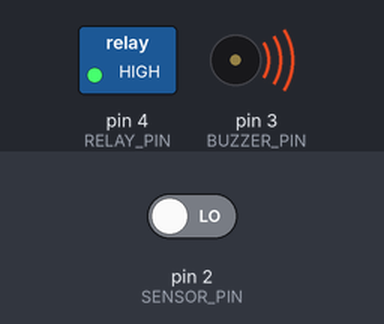
Bench run of a sketch on a simulated Arduino Uno, built with avr-gcc and run on an emulated ATmega328P. Parts: switched loads named in the sketch (green lamp = pin HIGH), buzzer (waves = sounding, pin HIGH). The test bench sets the inputs (shaded band); at power-on: pin 2 (SENSOR_PIN) LOW.

Above: at 1.2 s.
1.3 s: pin 2 (SENSOR_PIN) driven HIGH
At 2.4 s:
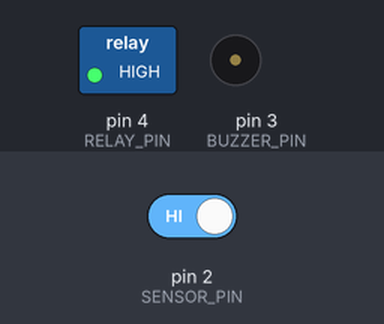
2.8 s: pin 2 (SENSOR_PIN) driven LOW
At 8.5 s:
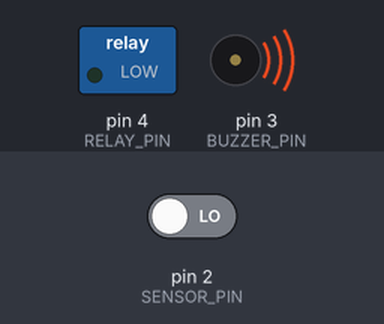
Timing chart, 0 to 10.0 s (numbered marks = the images above; inputs shaded):
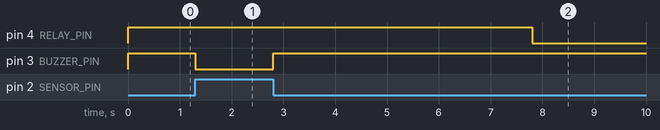

The sketch:

Fire_Alarm_Ardino_Code.ino
```cpp
// Fire Alarm System with Siren and Water Sprinkler

const byte SENSOR_PIN = 2;
const byte BUZZER_PIN = 3;
const byte RELAY_PIN = 4;

const unsigned long SPRINKLER_DELAY = 5000;   // 5 seconds

bool fireDetected = false;
bool sprinklerStarted = false;
unsigned long fireStartTime = 0;

void setup()
{
  pinMode(SENSOR_PIN, INPUT);
  pinMode(BUZZER_PIN, OUTPUT);
  pinMode(RELAY_PIN, OUTPUT);

  digitalWrite(BUZZER_PIN, LOW);
  digitalWrite(RELAY_PIN, HIGH);   // Relay OFF (active LOW)
}

void loop()
{
  bool flame = (digitalRead(SENSOR_PIN) == LOW);

  if (flame)
  {
    if (!fireDetected)
    {
      fireDetected = true;
      sprinklerStarted = false;
      fireStartTime = millis();
    }

    digitalWrite(BUZZER_PIN, HIGH);

    if (!sprinklerStarted &&
        millis() - fireStartTime >= SPRINKLER_DELAY)
    {
      digitalWrite(RELAY_PIN, LOW);
      sprinklerStarted = true;
    }
  }
  else
  {
    fireDetected = false;
    sprinklerStarted = false;

    digitalWrite(BUZZER_PIN, LOW);
    digitalWrite(RELAY_PIN, HIGH);
  }
}
```

Measured:
- after the input at 1.3 s, pin 3 (BUZZER_PIN): HIGH → LOW at once
- after the input at 2.8 s, pin 4 (RELAY_PIN): HIGH → LOW after 5.0 s; pin 3 (BUZZER_PIN): LOW → HIGH at once
